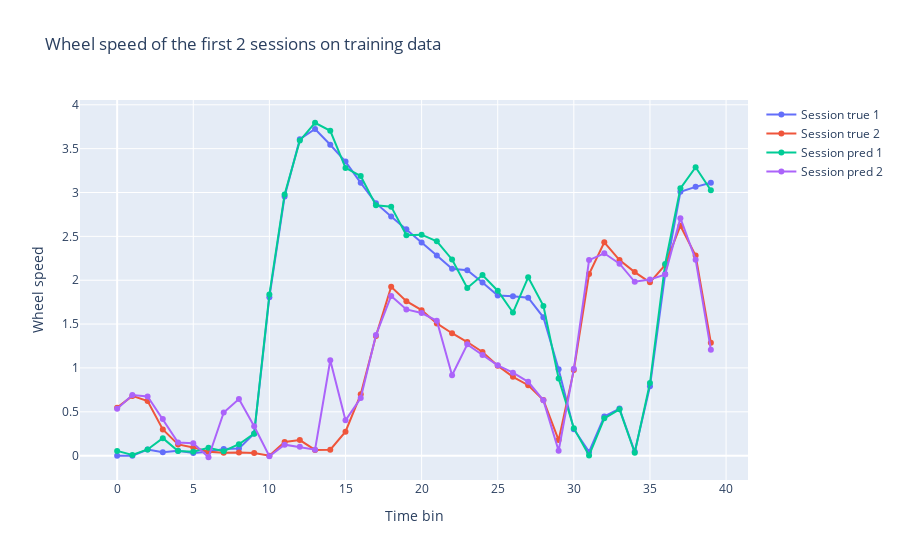

Source (notebook cell):
### Code cell
Y_train_hat = clf.predict(X_train)

plot_x = np.arange(40)
plot_ys_true = [Y_train[40*trial : 40*(trial + 1)] for trial in range(2)]
plot_ys_pred = [Y_train_hat[40*trial : 40*(trial + 1)] for trial in range(2)] 

data = []
for i, plot_y_true in enumerate(plot_ys_true):
    data.append(go.Scatter(x=plot_x, y=plot_y_true, mode='markers+lines', name=f'Session true {i+1}'))

for i, plot_y_pred in enumerate(plot_ys_pred):
    data.append(go.Scatter(x=plot_x, y=plot_y_pred, mode='markers+lines', name=f'Session pred {i+1}'))

fig = go.Figure(data=data)
fig.update_layout(
    xaxis_title="Time bin",
    yaxis_title="Wheel speed",
    title="Wheel speed of the first 2 sessions on training data"
)
fig.show()

### Figure 1 — Plotly figure (JSON) as saved in the notebook; plotly's stock layout.template omitted (floating-point values rounded to 4 significant figures)
{"data": [{"mode": "markers+lines", "name": "Session true 1", "type": "scatter", "x": [0, 1, 2, 3, 4, 5, 6, 7, 8, 9, 10, 11, 12, 13, 14, 15, 16, 17, 18, 19, 20, 21, 22, 23, 24, 25, 26, 27, 28, 29, 30, 31, 32, 33, 34, 35, 36, 37, 38, 39], "y": [0, 0, 0.06968, 0.03883, 0.05699, 0.0294, 0.04413, 0.07534, 0.08122, 0.2511, 1.807, 2.954, 3.607, 3.724, 3.544, 3.352, 3.111, 2.879, 2.727, 2.582, 2.43, 2.281, 2.13, 2.113, 1.974, 1.826, 1.818, 1.801, 1.577, 0.9842, 0.3016, 0.04244, 0.4458, 0.5365, 0.04347, 0.7903, 2.071, 3.008, 3.065, 3.111]}, {"mode": "markers+lines", "name": "Session true 2", "type": "scatter", "x": [0, 1, 2, 3, 4, 5, 6, 7, 8, 9, 10, 11, 12, 13, 14, 15, 16, 17, 18, 19, 20, 21, 22, 23, 24, 25, 26, 27, 28, 29, 30, 31, 32, 33, 34, 35, 36, 37, 38, 39], "y": [0.5474, 0.6811, 0.6226, 0.2981, 0.1277, 0.09394, 0.04361, 0.03369, 0.03451, 0.03022, 0, 0.156, 0.1771, 0.06487, 0.06725, 0.2738, 0.6993, 1.363, 1.925, 1.761, 1.658, 1.507, 1.396, 1.296, 1.182, 1.026, 0.8988, 0.8029, 0.6337, 0.1772, 0.9754, 2.07, 2.432, 2.23, 2.093, 1.975, 2.173, 2.621, 2.281, 1.287]}, {"mode": "markers+lines", "name": "Session pred 1", "type": "scatter", "x": [0, 1, 2, 3, 4, 5, 6, 7, 8, 9, 10, 11, 12, 13, 14, 15, 16, 17, 18, 19, 20, 21, 22, 23, 24, 25, 26, 27, 28, 29, 30, 31, 32, 33, 34, 35, 36, 37, 38, 39], "y": [0.05407, 0.006625, 0.07026, 0.1994, 0.05165, 0.04506, 0.08939, 0.04998, 0.1302, 0.2505, 1.836, 2.978, 3.592, 3.795, 3.703, 3.281, 3.187, 2.853, 2.839, 2.514, 2.52, 2.444, 2.237, 1.913, 2.059, 1.881, 1.631, 2.033, 1.707, 0.8805, 0.3128, 0.002022, 0.4251, 0.5281, 0.03269, 0.8279, 2.186, 3.048, 3.288, 3.025]}, {"mode": "markers+lines", "name": "Session pred 2", "type": "scatter", "x": [0, 1, 2, 3, 4, 5, 6, 7, 8, 9, 10, 11, 12, 13, 14, 15, 16, 17, 18, 19, 20, 21, 22, 23, 24, 25, 26, 27, 28, 29, 30, 31, 32, 33, 34, 35, 36, 37, 38, 39], "y": [0.5332, 0.6905, 0.6741, 0.4174, 0.1499, 0.1402, -0.01833, 0.4913, 0.646, 0.3348, -0.006633, 0.1254, 0.1006, 0.068, 1.087, 0.4026, 0.6575, 1.374, 1.821, 1.667, 1.626, 1.538, 0.9158, 1.269, 1.147, 1.029, 0.9465, 0.842, 0.6304, 0.05558, 0.9898, 2.23, 2.307, 2.188, 1.982, 2.007, 2.065, 2.708, 2.234, 1.208]}], "layout": {"title": {"text": "Wheel speed of the first 2 sessions on training data"}, "xaxis": {"title": {"text": "Time bin"}}, "yaxis": {"title": {"text": "Wheel speed"}}}}
